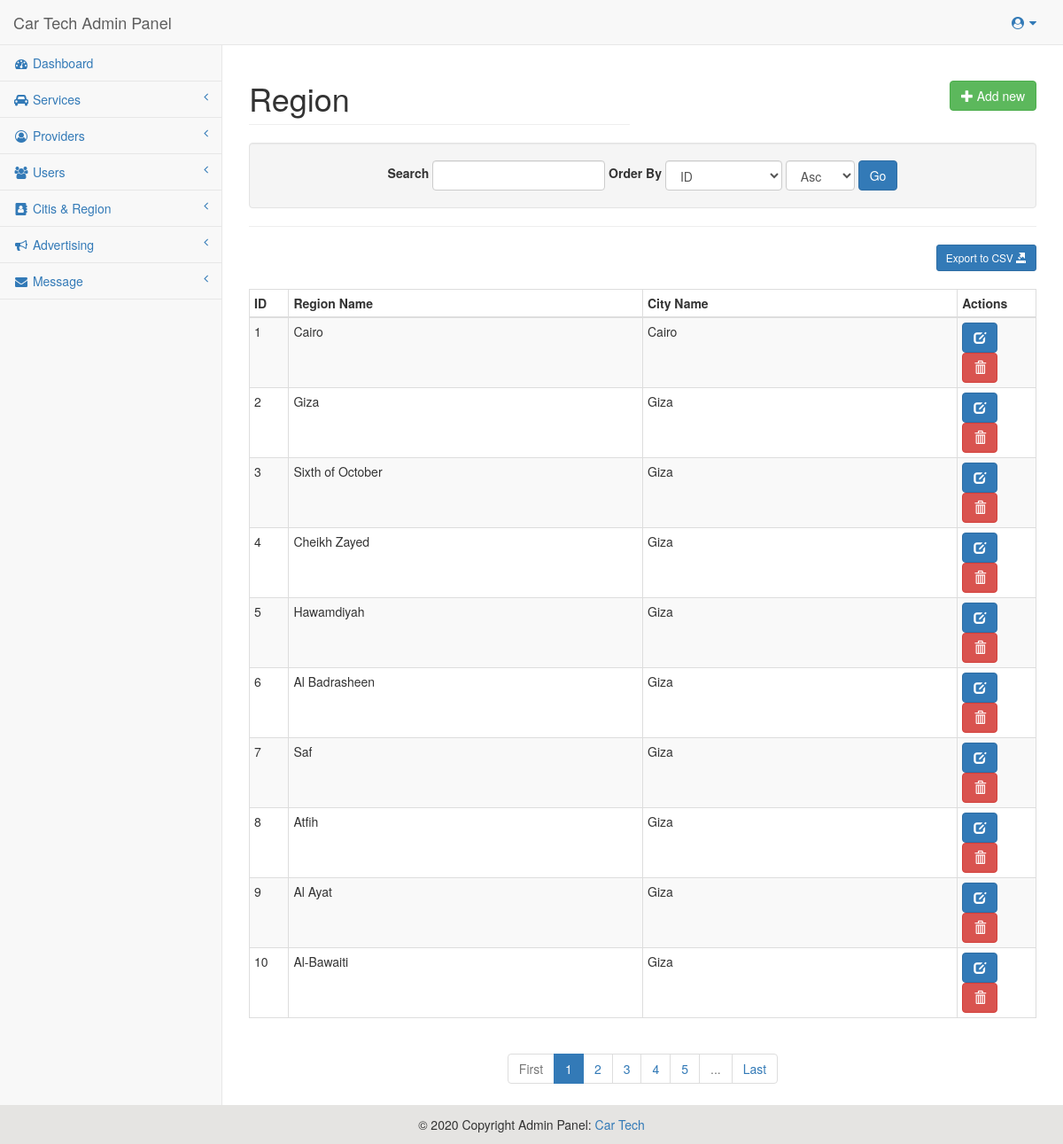
Page /Admin-Panel/Region_show.php (signed in) on the committed database.
### tables this page shows
CREATE TABLE `regions` (
  `id` int(11) NOT NULL,
  `city_id` int(11) NOT NULL,
  `region_name` varchar(200) NOT NULL
);

CREATE TABLE `cities` (
  `id` int(11) NOT NULL,
  `city_name` varchar(50) NOT NULL
);

### Admin-Panel/Show_Data.php (called while the page is built, shortened)
<?php
$search_string = filter_input(INPUT_GET, 'search_string');
$filter_col = filter_input(INPUT_GET, 'filter_col');
$order_by = filter_input(INPUT_GET, 'order_by');
$pagelimit = 10;
$page = filter_input(INPUT_GET, 'page');
if (!$page) {
	$page = 1;
}
if (!$filter_col) {
	$filter_col = 'id';
}
if (!$order_by) {
	$order_by = 'Asc';
}
$sql="SELECT $select_coul FROM $nema_table";
if ($order_by)
{
    $sql.=" ORDER BY $filter_col $order_by";
}
$offset = ($page - 1) * $pagelimit ;
$sql.=" LIMIT $pagelimit OFFSET $offset";
$rows=mysqli_query($conn, $sql);
$total_count = 0 ;
if ($nema_table_count == 'users' || $nema_table_count == 'providers'){
	$total_count = counting_type($nema_table_count, $types, $select_types_count);
}else {
	$total_count = counting($nema_table);
}
$total_pages = ceil( $total_count / $pagelimit);
?>

### Admin-Panel/lib/Region/Region.php (called while the page is built, shortened)
<?php
class Region
{
    public function setOrderingValues()
    {
        $ordering = [
            'id' => 'ID',
            'region_name' => 'Region Name',
        ];
        return $ordering;
    }
}
?>

### Admin-Panel/counting.php (called while the page is built, shortened)
<?php
function counting($table_name) {
    include('config/config.php');
    $sql="SELECT count(*) FROM $table_name";
    $result=mysqli_query($conn, $sql);
    while ($row = $result->fetch_assoc()) {
        $numCustomers = $row['count(*)'];
    };
    return $numCustomers;
};
?>

### Admin-Panel/Region_show.php (the view, shortened to what this page needs)
<?php
require_once 'config/config.php';
include_once('counting.php');
$select_coul = 'regions.id,region_name,city_name';
$nema_table = 'regions inner join cities on regions.city_id = cities.id';
$nema_table_count= 'regions';
include_once('Show_Data.php');
require_once BASE_PATH . '/lib/Region/Region.php';
$Data_once = new Region();
include BASE_PATH . '/includes/header.php';
?>
<div id="page-wrapper">
    <div class="row">
        <div class="col-lg-6">
            <h1 class="page-header">Region</h1>
        </div>
        <div class="col-lg-6">
            <div class="page-action-links text-right">
                <a href="add_Region.php?operation=create" class="btn btn-success"><i class="glyphicon glyphicon-plus"></i> Add new</a>
            </div>
        </div>
    </div>
    <div class="well text-center filter-form">
        <form class="form form-inline" action="">
            <label for="input_search">Search</label>
            <input type="text" class="form-control" id="input_search" name="search_string" value="<?php echo xss_clean($search_string); ?>">
            <label for="input_order">Order By</label>
            <select name="filter_col" class="form-control">
                <?php
            foreach ($Data_once->setOrderingValues() as $opt_value => $opt_name):
                ($order_by === $opt_value) ? $selected = 'selected' : $selected = '';
                echo ' <option value="' . $opt_value . '" ' . $selected . '>' . $opt_name . '</option>';
            endforeach;
            ?>
                        </select>
                        <select name="order_by" class="form-control" id="input_order">
                            <option value="Asc" <?php
            if ($order_by == 'Asc') {
                echo 'selected';
            }
            ?> >Asc</option>
                        </select>
                        <input type="submit" value="Go" class="btn btn-primary">
                    </form>
                </div>
                <hr>
    <div id="export-section">
        <a href="export_region.php"><button class="btn btn-sm btn-primary">Export to CSV <i class="glyphicon glyphicon-export"></i></button></a>
    </div>
    <table class="table table-striped table-bordered table-condensed">
        <thead>
            <tr>
                <th width="5%">ID</th>
                <th width="45%">Region Name</th>
                <th width="40%">City Name</th>
                <th width="10%">Actions</th>
            </tr>
        </thead>
        <tbody>
            <?php foreach ($rows as $row): ?>
            <tr>
                <td><?php echo $row['id']; ?></td>
                <td><?php echo xss_clean($row['region_name'] . ' '); ?></td>
                <td><?php echo xss_clean($row['city_name'] . ' '); ?></td>
                <td>
                    <a href="edit_region.php?region_id=<?php echo $row['id']; ?>&operation=edit" class="btn btn-primary"><i class="glyphicon glyphicon-edit"></i></a>
                    <a href="#" class="btn btn-danger delete_btn" data-toggle="modal" data-target="#confirm-delete-<?php echo $row['id']; ?>"><i class="glyphicon glyphicon-trash"></i></a>
                </td>
            </tr>
            <?php endforeach;?>
        </tbody>
    </table>
    <div class="text-center">
    <?php echo paginationLinks($page, $total_pages, 'Region_show.php'); ?>
    </div>
</div>
<?php include BASE_PATH . '/includes/footer.php';?>

### Admin-Panel/includes/header.php (shortened to what this page needs)
<!DOCTYPE html>
<html lang="en">
<head>
    <link rel="stylesheet" href="assets/css/bootstrap.min.css" />
    <link href="assets/js/metisMenu/metisMenu.min.css" rel="stylesheet">
    <link href="assets/css/sb-admin-2.css" rel="stylesheet">
    <link href="assets/fonts/font-awesome/css/font-awesome.min.css" rel="stylesheet" type="text/css">
</head>
<body>
    <div id="wrapper">
        <?php if (isset($_SESSION['user_logged_in']) && $_SESSION['user_logged_in'] == true): ?>
        <nav class="navbar navbar-default navbar-static-top" role="navigation" style="margin-bottom: 0">
            <div class="navbar-header">
                <a class="navbar-brand"> Car Tech Admin Panel </a>
            </div>
            <ul class="nav navbar-top-links navbar-right">
                <li class="dropdown">
                    <a class="dropdown-toggle" data-toggle="dropdown" href="#">
                        <i class="fa fa-user-circle fa-fw"></i> <i class="fa fa-caret-down"></i>
                    </a>
                </li>
            </ul>
            <div class="navbar-default sidebar" role="navigation">
                <div class="sidebar-nav navbar-collapse collapse">
                    <ul class="nav" id="side-menu">
                        <li>
                            <a href="index.php"><i class="fa fa-dashboard fa-fw"></i> Dashboard</a>
                        </li>
                        <li
                            <?php echo (CURRENT_PAGE == "services_Show.php" || CURRENT_PAGE == "add_services.php") ? 'class=""' : ''; ?>>
                            <a href="#"><i class="fa fa-car fa-fw"></i> Services <span class="fa arrow"></span></a>
            </li>
            <li
                <?php echo (CURRENT_PAGE == "providers_show.php" || CURRENT_PAGE == "add_providers.php") ? 'class=""' : ''; ?>>
                <a href="#"><i class="fa fa-user-circle-o fa-fw"></i> Providers <span class="fa arrow"></span></a>
            </li>
            <li
                <?php echo (CURRENT_PAGE == "Users_show.php" || CURRENT_PAGE == "add_users.php") ? 'class=""' : ''; ?>>
                <a href="#"><i class="fa fa-users fa-fw"></i> Users <span class="fa arrow"></span></a>
    </li>
    <li <?php echo (CURRENT_PAGE == "Cities_Show.php" || CURRENT_PAGE == "add_Cities.php") ? 'class=""' : ''; ?>>
        <a href="#"><i class="fa fa-address-book fa-fw"></i> Citis & Region <span class="fa arrow"></span></a>
    </li>
    <li
        <?php echo (CURRENT_PAGE == "advertising_show.php" || CURRENT_PAGE == "add_advertising.php") ? 'class=""' : ''; ?>>
        <a href="#"><i class="fa fa-bullhorn fa-fw"></i> Advertising <span class="fa arrow"></span></a>
    </li>
    <li <?php echo (CURRENT_PAGE == "Message_show.php" || CURRENT_PAGE == "add_message.php") ? 'class=""' : ''; ?>>
        <a href="#"><i class="fa fa-envelope fa-fw"></i> Message <span class="fa arrow"></span></a>
    </li>
    </ul>
    </div>
    </div>
    </nav>
    <?php endif;?>

### Admin-Panel/helpers/helpers.php (shortened to what this page needs)
<?php
function paginationLinks($current_page, $total_pages, $base_url) {
	if (!empty($_GET)) {
		unset($_GET['page']);
		$http_query = "?" . http_build_query($_GET);
	} else {
		$http_query = "?";
	}
	$html = '<ul class="pagination text-center">';
	if ($current_page == 1) {
		$html .= '<li class="disabled"><a>First</a></li>';
	} else {
		$html .= '<li><a href="' . $base_url . $http_query . '&page=1">First</a></li>';
	}
	if ($current_page > 5) {
		$i = $current_page - 4;
	} else {
		$i = 1;
	}
	for (; $i <= ($current_page + 4) && ($i <= $total_pages); $i++) {
		($current_page == $i) ? $li_class = ' class="active"' : $li_class = '';
		$link = $base_url . $http_query;
		$html = $html . '<li' . $li_class . '><a href="' . $link . '&page=' . $i . '">' . $i . '</a></li>';
		if ($i == $current_page + 4 && $i < $total_pages) {
			$html = $html . '<li class="disabled"><a>...</a></li>';
		}
	}
	if ($current_page == $total_pages) {
		$html .= '<li class="disabled"><a>Last</a></li>';
	} else {
		$html .= '<li><a href="' . $base_url . $http_query . '&page=' . $total_pages . '">Last</a></li>';
	}
	$html = $html . '</ul>';
	return $html;
}
function xss_clean($string){
    return htmlspecialchars($string, ENT_QUOTES, 'UTF-8');
}

### Admin-Panel/includes/footer.php (shortened to what this page needs)
<!DOCTYPE html>
<html lang="en">
<head>
    <link rel="stylesheet" href="assets/css/bootstrap.min.css" />
    <link href="assets/css/sb-admin-2.css" rel="stylesheet">
    <link href="assets/fonts/font-awesome/css/font-awesome.min.css" rel="stylesheet" type="text/css">
</head>
<body>
<div id="wrapper">
    <footer id=foote class=" bg-light text-center text-lg-start ">
        <div  class="text-center p-3">
            © 2020 Copyright Admin Panel:
            <a class="text-dark">Car Tech</a>
        </div>
    </footer>
</div>
</body>
</html>

### Admin-Panel/assets/css/sb-admin-2.css (style rules this page uses)
body { background-color: #f8f8f8; }
#wrapper { width: 100%; }
#page-wrapper { padding: 0 15px; min-height: 568px; background-color: white; }
@media (min-width: 768px) { #page-wrapper { position: inherit; margin: 0 0 0 250px; padding: 0 30px; border-left: 1px solid #e7e7e7; } }
.navbar-top-links { margin-right: 0; }
.navbar-top-links li { display: inline-block; }
.navbar-top-links li:last-child { margin-right: 15px; }
.navbar-top-links li a { padding: 15px; min-height: 50px; }
.page-action-links { margin:40px 0px 20px 0px; }
.sidebar .sidebar-nav.navbar-collapse { padding-left: 0; padding-right: 0; }
.sidebar ul li { border-bottom: 1px solid #e7e7e7; }
.sidebar .arrow { float: right; }
.sidebar .fa.arrow:before { content: "\f104"; }
@media (min-width: 768px) { .sidebar { z-index: 1; position: absolute; width: 250px; margin-top: 51px; } }
#export-section { text-align: right; margin-bottom: 20px; }

### Admin-Panel/includes/footer.php (style rules this page uses)
#foote { background-color : #E5E4E2; width:100%; padding:1%; margin:0; }

### rows in the picture
regions: id "1", region_name "Cairo", city.city_name "Cairo"
regions: id "2", region_name "Giza", city.city_name "Giza"
regions: id "3", region_name "Sixth of October", city.city_name "Giza"
regions: id "4", region_name "Cheikh Zayed", city.city_name "Giza"
regions: id "5", region_name "Hawamdiyah", city.city_name "Giza"
regions: id "6", region_name "Al Badrasheen", city.city_name "Giza"
regions: id "7", region_name "Saf", city.city_name "Giza"
regions: id "8", region_name "Atfih", city.city_name "Giza"
regions: id "9", region_name "Al Ayat", city.city_name "Giza"
regions: id "10", region_name "Al-Bawaiti", city.city_name "Giza"

### other values in the picture
form field filter_col "ID"
